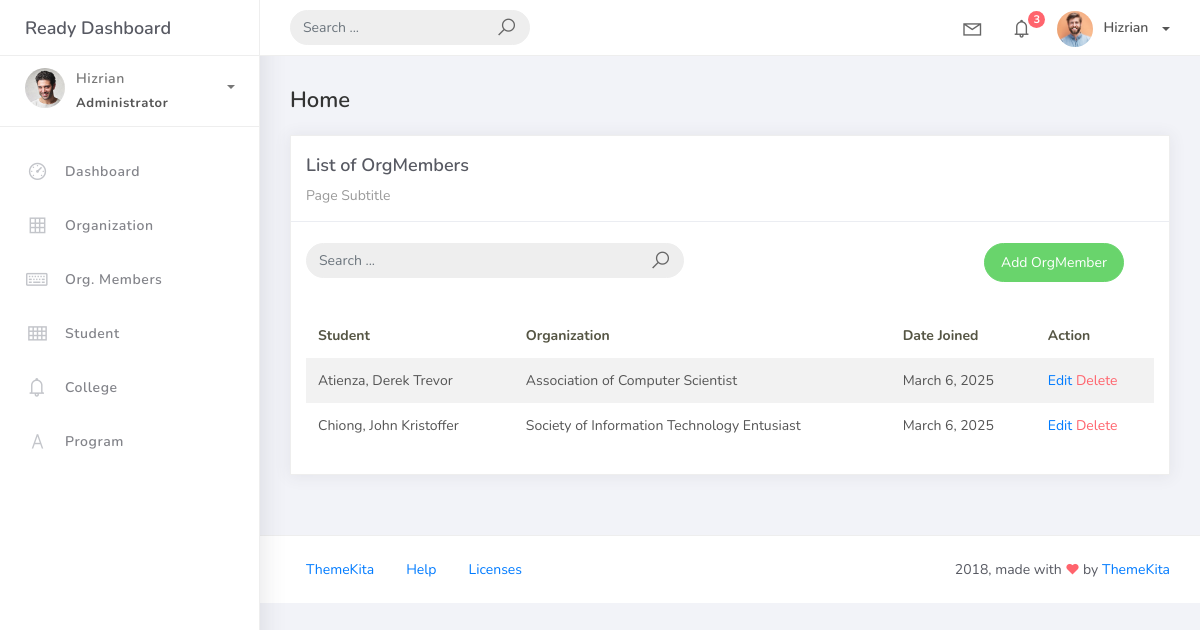
/orgmember_list, run on an earlier commit of the app's database.
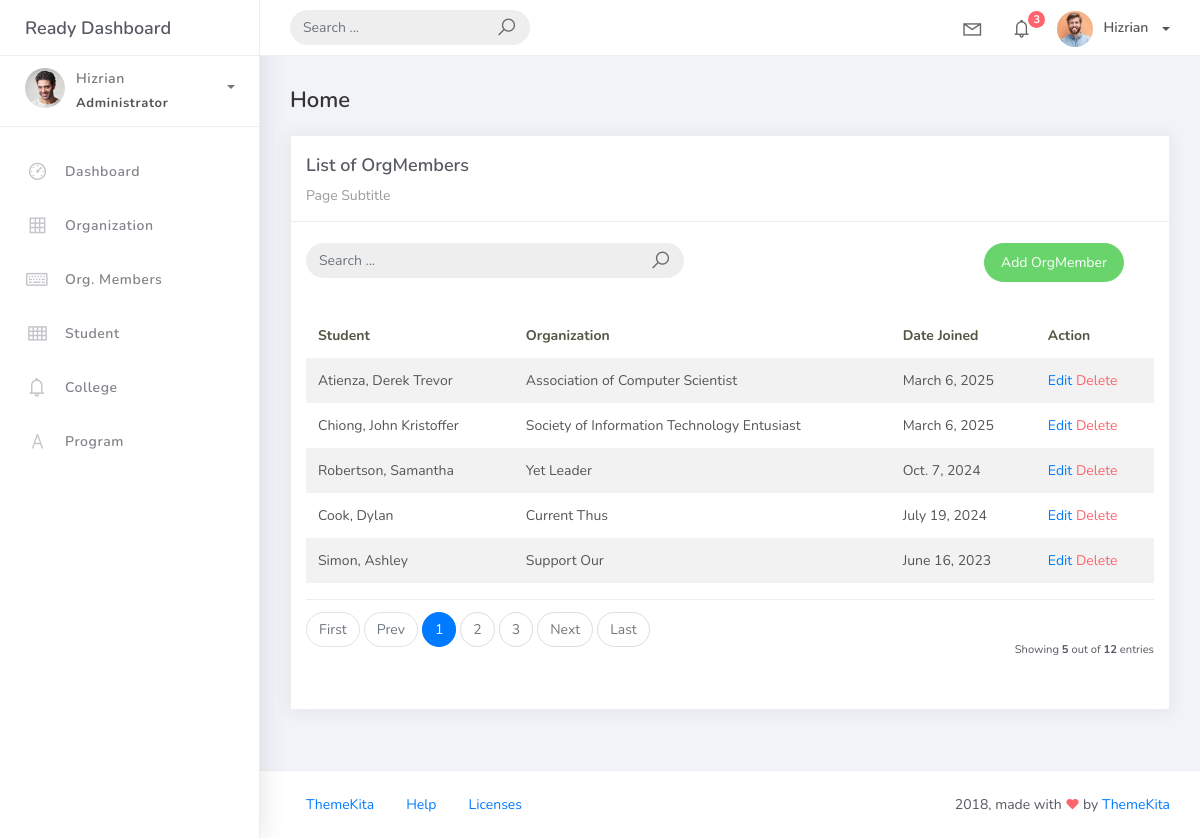
And on a later commit of the database.
### studentorg/models.py (models this page shows)
class BaseModel(models.Model):
    created_at = models.DateTimeField(auto_now_add=True, db_index=True)
    updated_at = models.DateTimeField(auto_now=True)
    class Meta:
        abstract = True

class OrgMember(BaseModel):
    student = models.ForeignKey(Student, on_delete=models.CASCADE)
    organization = models.ForeignKey(Organization, on_delete=models.CASCADE)
    date_joined = models.DateField()

class Student(BaseModel):
    student_id = models.CharField(max_length=15)
    lastname = models.CharField(max_length=25)
    firstname = models.CharField(max_length=25)
    middlename = models.CharField(max_length=25, blank=True, null=True)
    program = models.ForeignKey(Program, on_delete=models.CASCADE)
    def __str__(self):
        return f"{self.lastname}, {self.firstname}"

class Organization(BaseModel):
    name = models.CharField(max_length=250)
    college = models.ForeignKey(College, null=True, blank=True, on_delete=models.CASCADE)
    description = models.CharField(max_length=500)
    def __str__(self):
        return self.name

### studentorg/views.py (the view)
# urls.py: path('orgmember_list', OrgMemberList.as_view(), name='orgmember-list'),
class OrgMemberList(ListView):
    model = OrgMember
    context_object_name = 'orgmember'
    template_name = 'orgmem_list.html'
    paginate_by = 5
    def get_queryset(self, *args, **kwargs):
        qs = super(OrgMemberList, self).get_queryset(*args, **kwargs)
        if self.request.GET.get("q") !=None:
            query = self.request.GET.get('q')
            qs = qs.filter(Q(student__firstname__icontains=query) |
                           Q(student__lastname__icontains=query) |
                           Q(date_joined__icontains=query))
        return qs

### templates/orgmem_list.html
{% extends 'base.html' %}{% load static %}{% block content %}
<div class="content">
    <div class="container-fluid">
        <h4 class="page-title">Home</h4>
        <div class="row">
            <div class="col-md-12">
                <div class="card">
                    <div class="card-header">
                        <div class="card-title">List of OrgMembers</div>
                        <div class="card-category">Page Subtitle</div>
                    </div>
                    <br />
                        <div class="col-md-12 row">
                            <div class="col-md-6">
                                <form class="navbar-left navbar-form nav-search mr-md-3" action="{% url 'orgmember-list' %}">
                                    <div class="input-group">
                                        <input type="text" placeholder="Search ..." class="form-control" name="q" />
                                        <div class="input-group-append">
                                        <span class="input-group-text">
                                            <i class="la la-search search-icon"></i>
                                        </span>
                                        </div>
                                    </div>
                                </form>
                            </div>
                            <div class="col-md-6">
                                <div class="pull-right">
                                    <a href="{% url 'orgmember-add' %}" class="btn btn-success btn-rounded"> Add OrgMember</a>
                                </div>
                            </div>
                        </div>
                    <div class="card-body">
                        <table class="table table-striped mt-3">
                            <thead>
                                <tr>
                                    <th scope="col">Student</th>
                                    <th scope="col">Organization</th>
                                    <th scope="col">Date Joined</th>
                                    <th scope="col">Action</th>
                                </tr>
                            </thead>
                            <tbody>
                                {% for object in object_list %}
                                    <tr>
                                        <td>{{ object.student }}</td>
                                        <td>{{ object.organization }}</td>
                                        <td>{{ object.date_joined }}</td>
                                        <td>
                                            <a href="orgmember_list/{{ object.id }}">Edit</a>
                                            <a href="orgmember_list/{{ object.id }}/delete" class="text-danger">Delete</a>
                                        </td>
                                    </tr>
                                {% endfor %}
                            </tbody>
                        </table>
                        {% include 'includes/pagination.html' %}
                    </div>
                </div>
            </div>
        </div>
    </div>
</div>
{% endblock %}

What changed in the data, as far as the page shows it:
added OrgMember: student "Robertson, Samantha", organization "Yet Leader", date_joined "Oct. 7, 2024"
added OrgMember: student "Cook, Dylan", organization "Current Thus", date_joined "July 19, 2024"
added OrgMember: student "Simon, Ashley", organization "Support Our", date_joined "June 16, 2023"
Also different on the page:
{{ object_list.count }}: (not shown) → "5"
{{ paginator.count }}: (not shown) → "12"
text now shown: "First Prev Next Last Showing out of entries"
new list line: "1"
new list line: "2"
new list line: "3"
